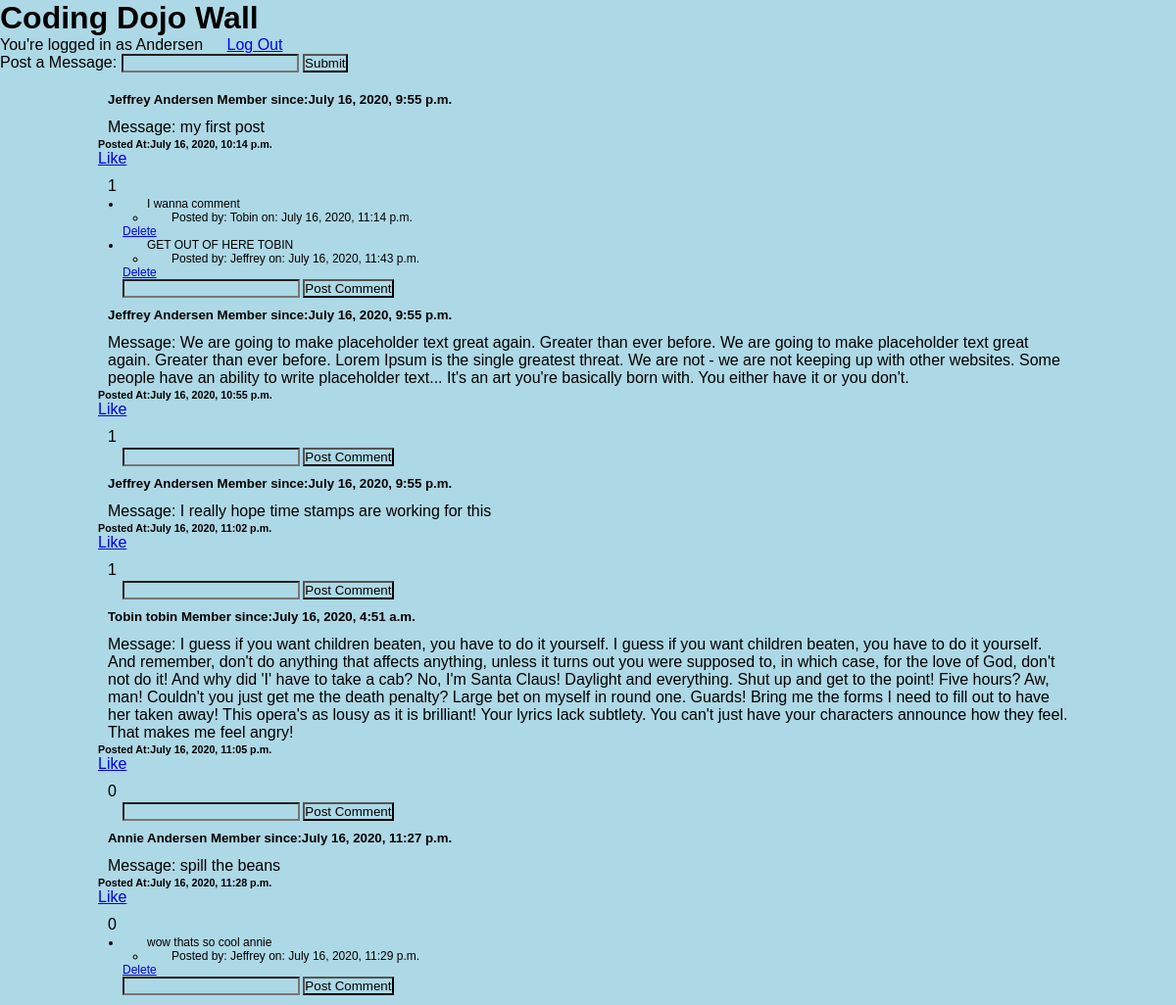
The app's page /success (signed in), older data.
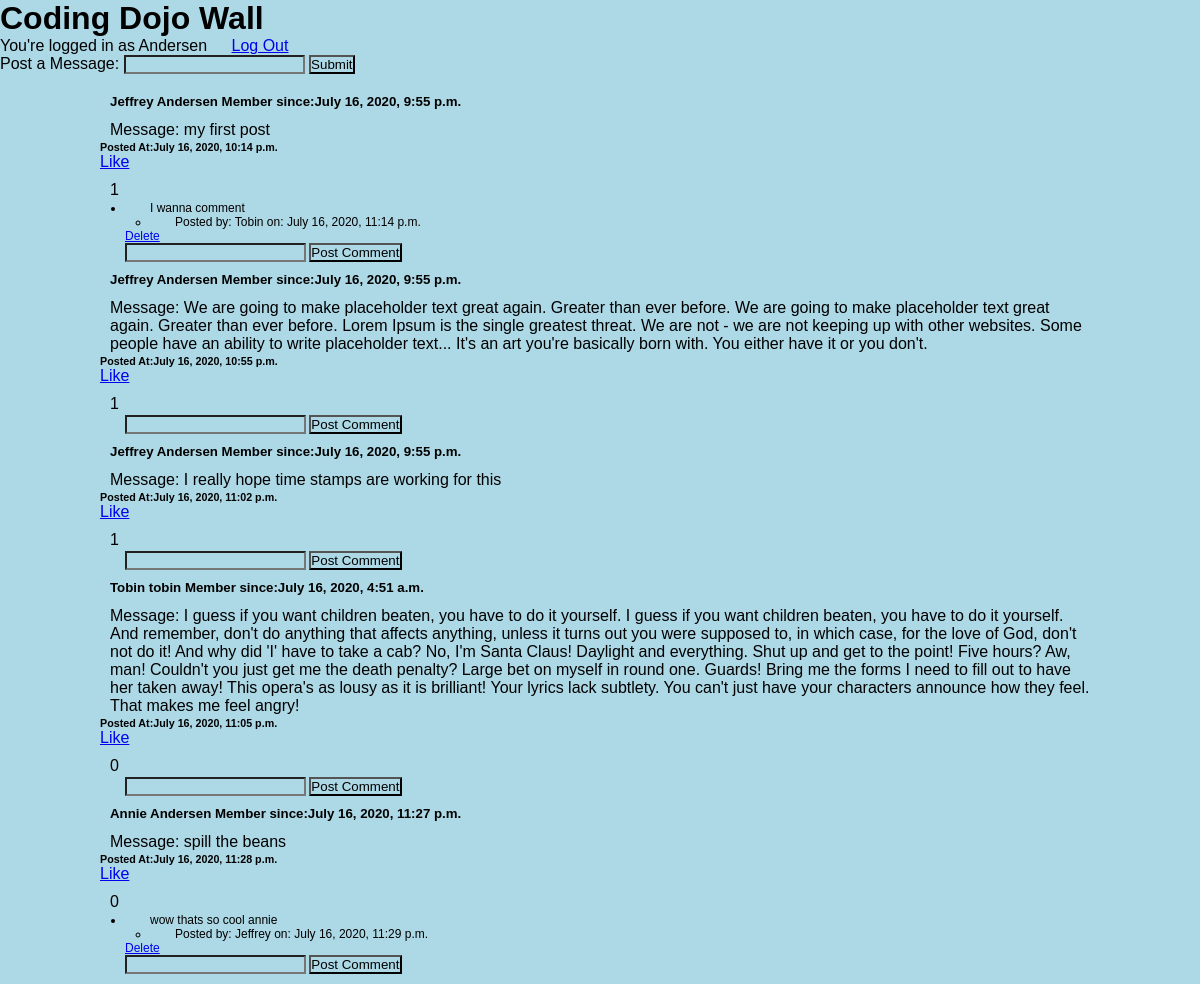
The same page, newer data.
### login_app/models.py (models this page shows)
class MessagePost(models.Model):
    message = models.TextField()
    created_on = models.DateTimeField(auto_now_add=True)
    likes = models.ManyToManyField(User,related_name="messages_likes")
    update_on = models.DateTimeField(auto_now=True)
    user_id = models.ForeignKey(User, related_name="messages", on_delete = models.CASCADE)

class User(models.Model):
    first_name = models.CharField(max_length=255)
    last_name = models.CharField(max_length=255)
    email = models.CharField(max_length=255)
    password = models.CharField(max_length=255)
    created_on = models.DateTimeField(auto_now_add=True)
    update_on = models.DateTimeField(auto_now=True)
    objects = UserManager()

class Comment(models.Model):
    comment = models.TextField()
    created_on = models.DateTimeField(auto_now_add=True)
    update_on = models.DateTimeField(auto_now=True)
    message_id = models.ForeignKey(MessagePost, related_name="comments", on_delete = models.CASCADE)
    user_id = models.ForeignKey(User, related_name="comments", on_delete = models.CASCADE)

### login_app/views.py (the view)
# urls.py: path('success', views.success),
def success(request):
    if 'user' not in request.session:
        return redirect('/')
    context={
        "posts":MessagePost.objects.all(),
        "all_comments":Comment.objects.all()
    }
    return render(request, "loggedin.html",context)

### login_app/templates/loggedin.html (shortened to what this page needs)
<!DOCTYPE html>
<html lang="en">
<head>
    {% load static %}
    <link rel="stylesheet" href="{% static 'login.css'%}">
</head>
<body>
    <div class="header">
        <h1>Coding Dojo Wall</h1>
        <p>You're logged in as {{request.session.user}}</p>
        <a href="/logout">Log Out</a>
    </div>
    <div id="messageboard">
        <form action="/wall/post_message" method="POST">
            <label for="message">Post a Message:</label>
            <input type="text" name="message" id="message">
            <input type="submit">
        </form>
        <div class="posts">
            {% for post in posts %}
                <h5>{{post.user_id.first_name}} {{post.user_id.last_name}} Member since:{{post.user_id.created_on}}</h5>
                <p>Message: {{post.message}} </p>
                <h6>Posted At:{{post.created_on}}</h6>
                <a href="/like/{{post.id}}">Like</a>
                <p>{{post.likes.count}}</p>
                <ul>
                    {%for comment in post.comments.all%}
                    <li>{{comment.comment}}</li>
                        <ul>
                            <li>Posted by: {{comment.user_id.first_name}} on: {{comment.created_on}}</li>
                        </ul>
                        <a href="delete/{{comment.id}}">Delete</a>
                    {% endfor %}
                    <form action="/wall/post_comment/{{post.id}}" method="POST">
                        <input type="text" name="comment" id="comment">
                        <input type="submit" value="Post Comment">
                    </form>
                </ul>
            {% endfor %}
        </div>
    </div>
</body>
</html>

### login_app/static/login.css (style rules this page uses)
* { padding: 0px; margin: 0px; font-family: Arial, Helvetica, sans-serif; background-color: lightblue; }
.header h1 { display: inline-block; padding-right: 65%; }
.header p { display: inline-block; padding-right: 20px; }
.posts { margin: 10px auto; width: 1000px; }
.posts p, h5 { padding: 10px 10px 2px 10px; }
.posts ul, li { padding-left: 25px; font-size: 9pt; }

Row changes from the older to the newer data that the page shows:
removed Comment: comment "GET OUT OF HERE TOBIN", user_id.first_name "Jeffrey", created_on "July 16, 2020, 11:43 p.m.", shown under MessagePost "my first post"
